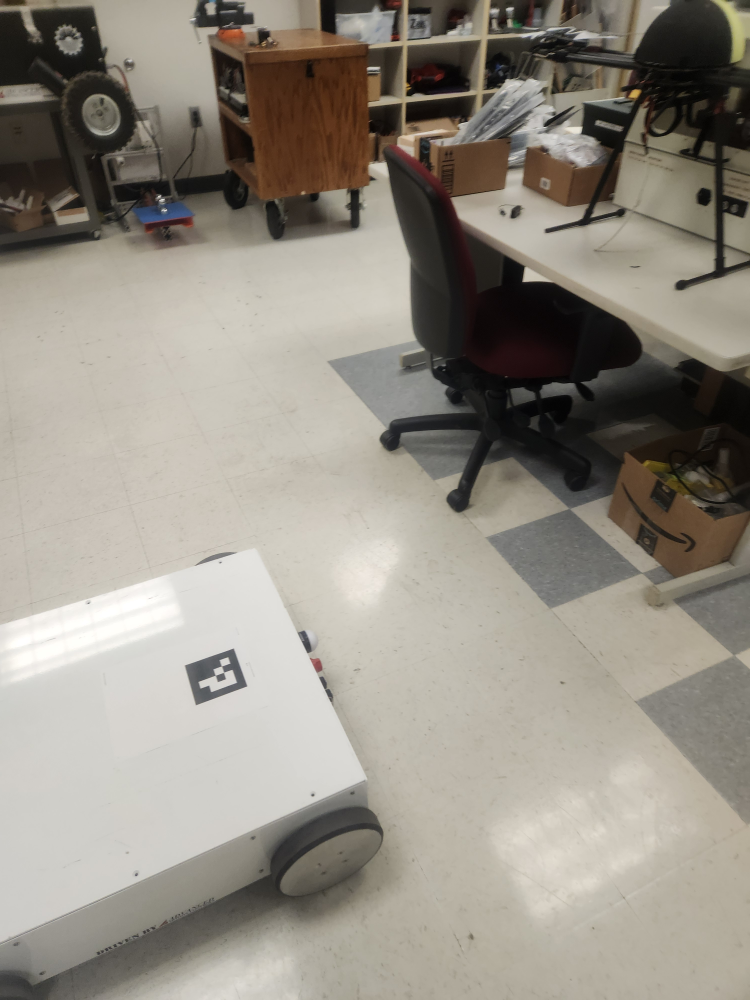
#> input picture ARuCo_ID/test_image2.jpg, 3000 x 4000 px, found by its file name (shown at 1/4 size)
$ python AruCo_Image.py
#> lines starting #> are read from the running program, lines starting #| are printed output that depends on the picture
import cv2
import cv2.aruco as aruco
import numpy as np

# ---- Configuration ----
imagePath = r"C:\Users\larsc\Documents\CAPSTONE\repos\CapstoneF25\ARuCo_ID\test_image2.jpg"  # 🔁 Replace with your actual image path
markerLength = 0.1  # in meters
estimatePose = True
showRejected = True
resizeFactor = 0.15  # 🔍 Scale down for display

# ---- Camera Calibration (example, replace with real calibration if needed) ----
camMatrix = np.array([[1000, 0, 640],
                      [0, 1000, 360],
                      [0, 0, 1]], dtype=np.float32)
distCoeffs = np.zeros((5, 1), dtype=np.float32)

# ---- Load ArUco Dictionary and Detector ----
dictionary = aruco.getPredefinedDictionary(aruco.DICT_4X4_50)
detectorParams = aruco.DetectorParameters()
detector = aruco.ArucoDetector(dictionary, detectorParams)

# ---- Load the Image ----
image = cv2.imread(imagePath)
#> image is the input picture: shape (4000, 3000, 3); mean B, G, R 132, 142.2, 147.9
if image is None:
    raise FileNotFoundError(f"Image not found: {imagePath}")

# ---- Define Object Points for Marker Corners ----
objPoints = np.array([
    [-markerLength / 2,  markerLength / 2, 0],
    [ markerLength / 2,  markerLength / 2, 0],
    [ markerLength / 2, -markerLength / 2, 0],
    [-markerLength / 2, -markerLength / 2, 0]
], dtype=np.float32).reshape((4, 1, 3))

# ---- Detect Markers ----
corners, ids, rejected = detector.detectMarkers(image)
#> corners = ([[936, 2594], [989, 2744], [783, 2820], [737, 2662]],); ids = [0]; rejected = 11 items

rvecs, tvecs = [], []

# ---- Pose Estimation ----
if estimatePose and ids is not None:
    for i in range(len(ids)):
        retval, rvec, tvec = cv2.solvePnP(objPoints, corners[i], camMatrix, distCoeffs)
        rvecs.append(rvec)
        tvecs.append(tvec)
#> this loop made 1 pass
#> (retval, rvec, tvec) on pass 1: (True, [2.52, 1.93, 0.157], [0.105, 1.11, 0.474])
#> after the loop, rvecs = [[2.52, 1.93, 0.157]]; tvecs = [[0.105, 1.11, 0.474]]

# ---- Draw Detected Markers with Thicker Borders ----
imageCopy = image.copy()

if ids is not None:
    for i in range(len(ids)):
        corners_i = corners[i][0].astype(int)  # shape (4, 2)
        # Draw each edge of the marker with thickness
        for j in range(4):
            pt1 = tuple(corners_i[j])
            pt2 = tuple(corners_i[(j + 1) % 4])
            cv2.line(imageCopy, pt1, pt2, (0, 255, 0), thickness=4)

        # Draw the ID at the center
        cX = int(np.mean(corners_i[:, 0]))
        cY = int(np.mean(corners_i[:, 1]))
        cv2.putText(imageCopy, str(ids[i][0]), (cX - 10, cY - 10), cv2.FONT_HERSHEY_SIMPLEX,
                    0.6, (255, 0, 0), 2)

        # Draw pose axes if needed
        if estimatePose:
            cv2.drawFrameAxes(imageCopy, camMatrix, distCoeffs, rvecs[i], tvecs[i], markerLength * 1.5)
#> this loop made 1 pass
#> (corners_i, cX, cY) on pass 1: ([[936, 2594], [989, 2744], [783, 2820], [737, 2662]], 861, 2705)

# ---- Draw Rejected Markers (optional) ----
if showRejected and rejected is not None and len(rejected) > 0:
    for r in rejected:
        corners_r = r[0].astype(int)
        for j in range(4):
            pt1 = tuple(corners_r[j])
            pt2 = tuple(corners_r[(j + 1) % 4])
            cv2.line(imageCopy, pt1, pt2, (100, 0, 255), thickness=2)
#> this loop made 11 passes
#> corners_r on passes 1 to 11: [[2303, 424], [2191, 505], [2166, 509], [2194, 478]], [[2375, 499], [2394, 477], [2500, 507], [2476, 528]], [[1342, 50], [1346, 131], [1335, 138], [1332, 63]], [[1239, 2630], [1277, 2634], [1287, 2681], [1267, 2691]], [[1364, 167], [1346, 177], [1288, 181], [1295, 171]], [[2971, 239], [2942, 258], [2899, 266], [2909, 255]], [[2577, 254], [2633, 259], [2639, 271], [2576, 264]], [[914, 2628], [923, 2654], [887, 2665], [876, 2641]], [[2534, 282], [2527, 323], [2516, 337], [2525, 292]], [[1517, 293], [1509, 302], [1465, 304], [1468, 295]], [[2115, 1885], [2153, 1908], [2157, 1919], [2148, 1917]]

# ---- Resize Image for Display ----
resizedImage = cv2.resize(imageCopy, (0, 0), fx=resizeFactor, fy=resizeFactor)
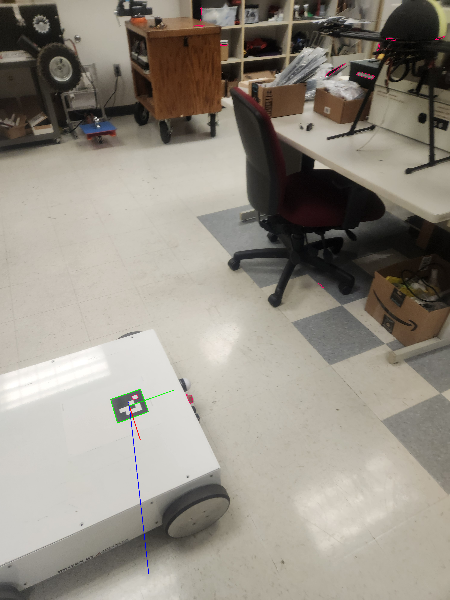
#> resizedImage: shape (600, 450, 3); mean B, G, R 132, 142, 147.8

# ---- Show Result ----
cv2.imshow("Aruco Detection", resizedImage)
cv2.waitKey(0)
cv2.destroyAllWindows()

$ run again, with ARuCo_ID/test_image1.jpg copied over ARuCo_ID/test_image2.jpg
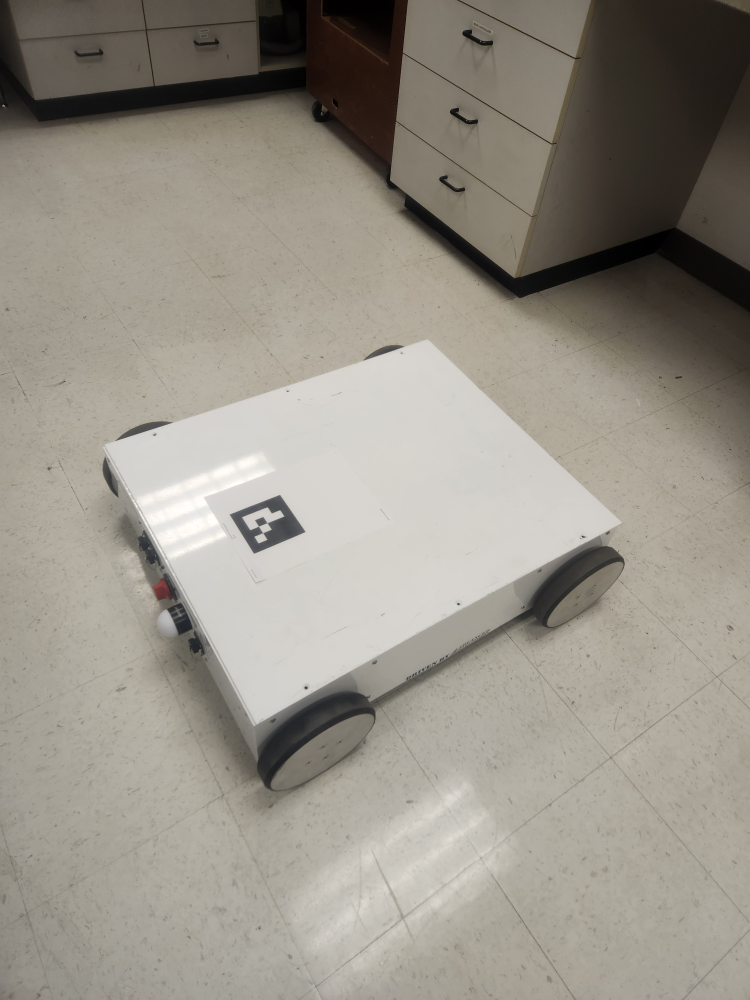
#> input picture ARuCo_ID/test_image1.jpg, 3000 x 4000 px, found by its file name (shown at 1/4 size)
#> image is the input picture: shape (4000, 3000, 3); mean B, G, R 135.8, 145.9, 151.1
#> corners = ([[1017, 2214], [918, 2057], [1120, 1980], [1222, 2127]],); ids = [0]; rejected = ([[1492, 2861], [1320, 3067], [1081, 3148], [1245, 2956]], [[2491, 2251], [2371, 2412], [2190, 2503], [2329, 2325]], [[419, 1844], [444, 1911], [443, 1953], [416, 1891]], [[1053, 2132], [1071, 2159], [1034, 2174], [1014, 2147]])
#> the loop `for i in range(len(ids)):` made 1 pass
#> (retval, rvec, tvec) on pass 1: (True, [1.61, -2.76, -0.186], [0.19, 0.77, 0.444])
#> after the loop `for i in range(len(ids)):`: rvecs = [[1.61, -2.76, -0.186]]; tvecs = [[0.19, 0.77, 0.444]]
#> the loop `for i in range(len(ids)):` made 1 pass
#> (corners_i, cX, cY) on pass 1: ([[1017, 2214], [918, 2057], [1120, 1980], [1222, 2127]], 1069, 2094)
#> the loop `for r in rejected:` made 4 passes
#> corners_r on passes 1 to 4: [[1492, 2861], [1320, 3067], [1081, 3148], [1245, 2956]], [[2491, 2251], [2371, 2412], [2190, 2503], [2329, 2325]], [[419, 1844], [444, 1911], [443, 1953], [416, 1891]], [[1053, 2132], [1071, 2159], [1034, 2174], [1014, 2147]]
#> `resizedImage = cv2.resize(imageCopy, (0, 0), fx=resizeFactor, fy=resiz..`:
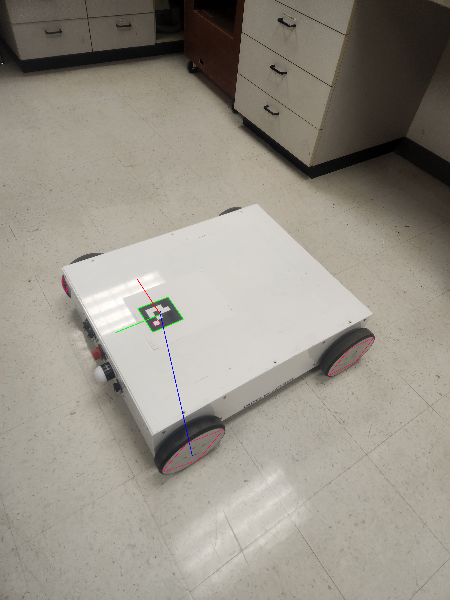
#> resizedImage: shape (600, 450, 3); mean B, G, R 135.7, 145.8, 151
